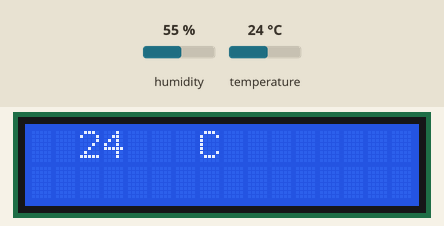
Recording of a sketch running on a simulated Arduino Uno, built with avr-gcc and run on an emulated ATmega328P. On the bench: 16×2 character LCD. The inputs (shaded band) are chosen by the test bench; at power-on: temperature 24 °C, humidity 55 %.

Above: at 1.2 s.
1.3 s: temperature set to 12 °C
At 2.5 s:
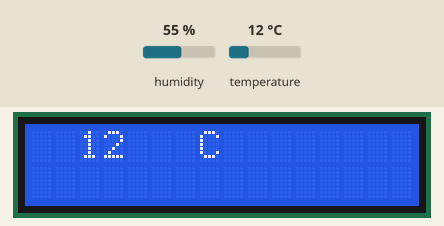
4.0 s: temperature set to 19 °C
At 4.9 s:
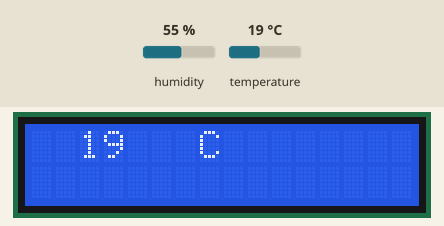
6.7 s: temperature set to 28 °C
At 8.6 s:
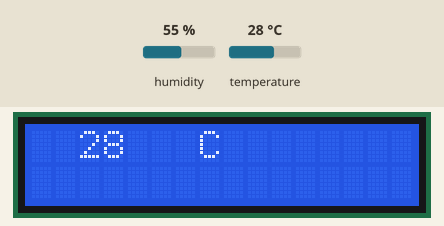
Timing chart, 0 to 10.1 s (numbered marks = the images above; inputs shaded):
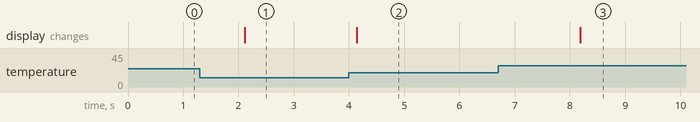

Measured:
- after the input at 1.3 s, the display: changes after 0.81 s (image 1)
- after the input at 4.0 s, the display: changes after 0.14 s (image 2)
- after the input at 6.7 s, the display: changes after 1.5 s (image 3)

The sketch:

temperature_sensor.ino
```cpp
#include <SimpleDHT.h>
#include "DHT.h"
#include <LiquidCrystal.h>
LiquidCrystal lcd(1, 2, 4, 5, 6, 7);
int DHTPIN = 8;

#define DHTTYPE DHT11   // DHT 11
//#define DHTTYPE DHT22   // DHT 22  (AM2302), AM2321
//#define DHTTYPE DHT21   // DHT 21 (AM2301)
DHT dht(DHTPIN, DHTTYPE);
SimpleDHT11 dht11(DHTPIN);
void setup(){
    Serial.begin(9600);
    lcd.begin(16,2);
}
void loop(){
    int temp = dht.readTemperature();
    lcd.setCursor(2,0);
    lcd.println(temp          );
    lcd.print(" C");
    delay(1000);
        }
```
